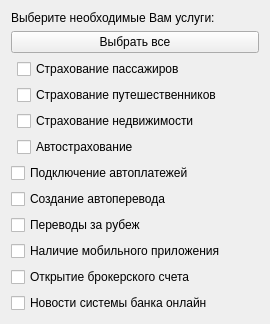
            <widget class="QWidget" name="scrollAreaWidgetContents">
             <property name="geometry">
              <rect>
               <x>0</x>
               <y>0</y>
               <width>270</width>
               <height>306</height>
              </rect>
             </property>
             <layout class="QVBoxLayout" name="verticalLayout_4">
              <item>
               <widget class="QLabel" name="label">
                <property name="styleSheet">
                 <string notr="true">font: 10pt &quot;MS Shell Dlg 2&quot;;</string>
                </property>
                <property name="text">
                 <string>Выберите необходимые Вам услуги:</string>
                </property>
               </widget>
              </item>
              <item>
               <widget class="QPushButton" name="selectAll">
                <property name="text">
                 <string>Выбрать все</string>
                </property>
               </widget>
              </item>
              <item>
               <layout class="QFormLayout" name="formLayout_3">
                <item row="0" column="1">
                 <widget class="QCheckBox" name="insurancePassangers">
                  <property name="text">
                   <string>Страхование пассажиров</string>
                  </property>
                 </widget>
                </item>
                <item row="1" column="1">
                 <widget class="QCheckBox" name="insuranceTravellers">
                  <property name="text">
                   <string>Страхование путешественников</string>
                  </property>
                 </widget>
                </item>
                <item row="2" column="1">
                 <widget class="QCheckBox" name="insuranceEstate">
                  <property name="text">
                   <string>Страхование недвижимости</string>
                  </property>
                 </widget>
                </item>
                <item row="3" column="1">
                 <widget class="QCheckBox" name="insuranceAuto">
                  <property name="text">
                   <string>Автострахование</string>
                  </property>
                 </widget>
                </item>
               </layout>
              </item>
              <item>
               <widget class="QCheckBox" name="autoPayments">
                <property name="text">
                 <string>Подключение автоплатежей</string>
                </property>
               </widget>
              </item>
              <item>
               <widget class="QCheckBox" name="createAutoPayments">
                <property name="text">
                 <string>Создание автоперевода</string>
                </property>
               </widget>
              </item>
              <item>
               <widget class="QCheckBox" name="foreignTransfer">
                <property name="text">
                 <string>Переводы за рубеж</string>
                </property>
               </widget>
              </item>
              <item>
               <widget class="QCheckBox" name="mobileApp">
                <property name="text">
                 <string>Наличие мобильного приложения</string>
                </property>
               </widget>
              </item>
              <item>
               <widget class="QCheckBox" name="brokerAccount">
                <property name="text">
                 <string>Открытие брокерского счета </string>
                </property>
               </widget>
              </item>
              <item>
               <widget class="QCheckBox" name="news">
                <property name="text">
                 <string>Новости системы банка онлайн</string>
                </property>
               </widget>
              </item>
             </layout>
            </widget>
